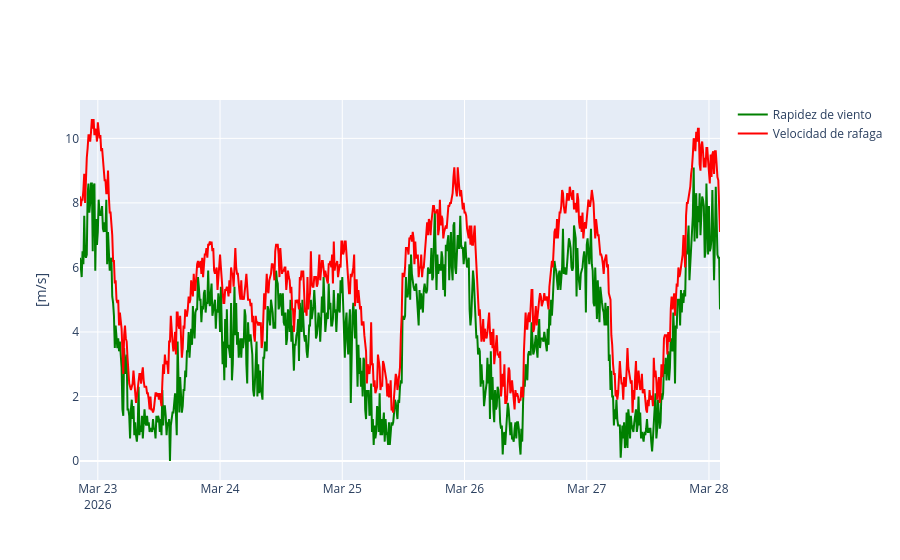

The code cell stored with this chart in its notebook:
### Markdown cell above
## Gráfica Viento

### Code cell
fig=go.Figure()
fig.add_trace(go.Scatter(x=velocidad_viento['Tiempo_datetime'], y=velocidad_viento['Rapidez de viento'],
                         name='Rapidez de viento', line=dict(color='green',width=2)))
fig.add_trace(go.Scatter(x=velocidad_viento['Tiempo_datetime'], y=velocidad_viento['Velocidad de rafaga'],
                         name='Velocidad de rafaga', line=dict(color='red',width=2)))
fig.update_layout(xaxis_title=" ",
                  yaxis_title="[m/s]")
fig.show()

### Figure 1 — Plotly figure (JSON) as saved in the notebook; plotly's stock layout.template omitted (floating-point values rounded to 4 significant figures; data arrays with more than 128 entries replaced by an {"elided": "..."} marker saying what was removed)
{"data": [{"line": {"color": "green", "width": 2}, "name": "Rapidez de viento", "type": "scatter", "x": {"elided": "755 str values"}, "y": {"elided": "755 float values"}}, {"line": {"color": "red", "width": 2}, "name": "Velocidad de rafaga", "type": "scatter", "x": {"elided": "755 str values"}, "y": {"elided": "755 float values"}}], "layout": {"xaxis": {"title": {"text": " "}}, "yaxis": {"title": {"text": "[m/s]"}}}}
